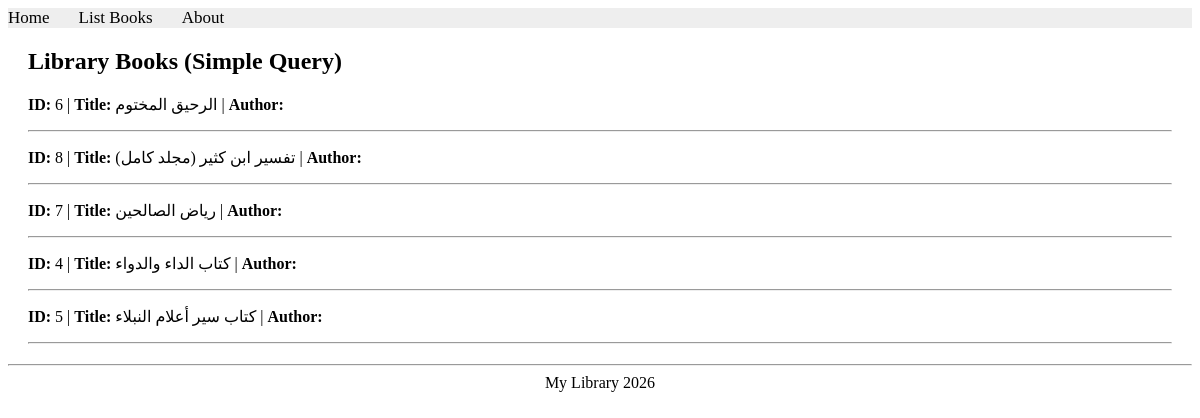
Page /books/lab8/task4/ on the committed database.
### apps/bookmodule/models.py (models this page shows)
class Book(models.Model):
    title = models.CharField(max_length=100)
    price = models.FloatField(default=0.0)
    quantity = models.IntegerField(default=1)
    pubdate = models.DateTimeField()
    rating = models.SmallIntegerField(default=1)
    publisher = models.ForeignKey(Publisher, null=True, on_delete=models.SET_NULL)
    authors = models.ManyToManyField(Author)

### apps/bookmodule/views.py (the view)
# urls.py: path('lab8/task4/', views.task4, name="books.task4"),
def task4(request):
    mybooks = Book.objects.all().order_by('title')
    return render(request, 'bookmodule/bookList.html', {'books': mybooks})

### apps/templates/bookmodule/bookList.html (shortened to what this page needs)
{% extends "layouts/base.html" %}
{% block content %}
<div style="margin: 20px;">
    <h2>Library Books (Simple Query)</h2>
    {% for obj in books %}
        <p><strong>ID:</strong> {{ obj.id }} | <strong>Title:</strong> {{ obj.title }} | <strong>Author:</strong> {{ obj.author }}</p>
        <hr>
    {% endfor %}
</div>
{% endblock content %}

### rows in the picture
Book: id "6", title "الرحيق المختوم"
Book: id "8", title "تفسير ابن كثير (مجلد كامل)"
Book: id "7", title "رياض الصالحين"
Book: id "4", title "كتاب الداء والدواء"
Book: id "5", title "كتاب سير أعلام النبلاء"
